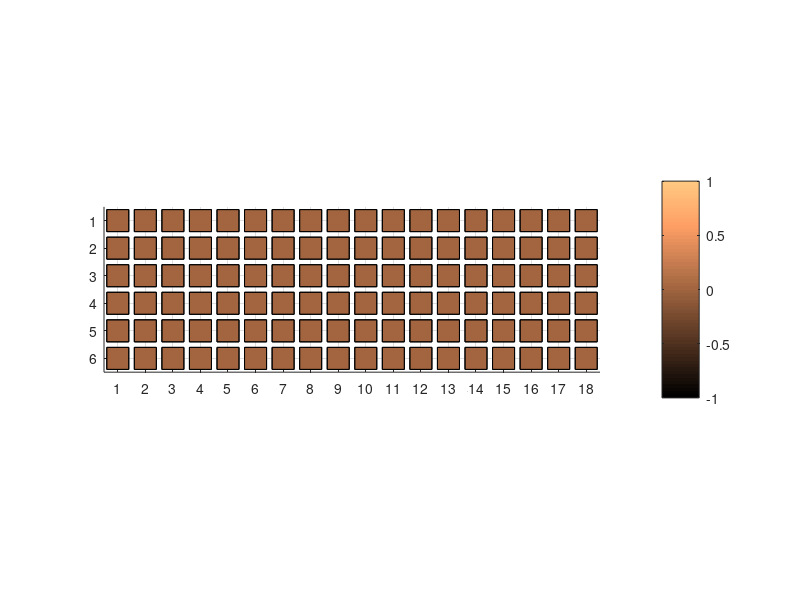

Here is the MATLAB script that generated this plot:


clear all;
close all;
aux = load('HitStats_160508_1530.dat');

hit = aux(1:6,:);
pass = aux(7:12,:);

a = find(pass == 0);
pass(a)=1;

p = (hit./pass)*100


h = bar3(p);
for i = 1:length(h)
    zdata = ones(6*size(p,1),4);
    k = 1;
    for j = 0:6:(6*size(p,1)-6)
        zdata(j+1:j+6,:) = p(k,i);
        k = k+1;
    end
    set(h(i),'Cdata',zdata);
end
colormap copper
colorbar

shading interp
for i = 1:length(h)
    zdata = get(h(i),'Zdata');
    set(h(i),'Cdata',zdata);
    set(h,'EdgeColor','k');
end

view([0 90]);
